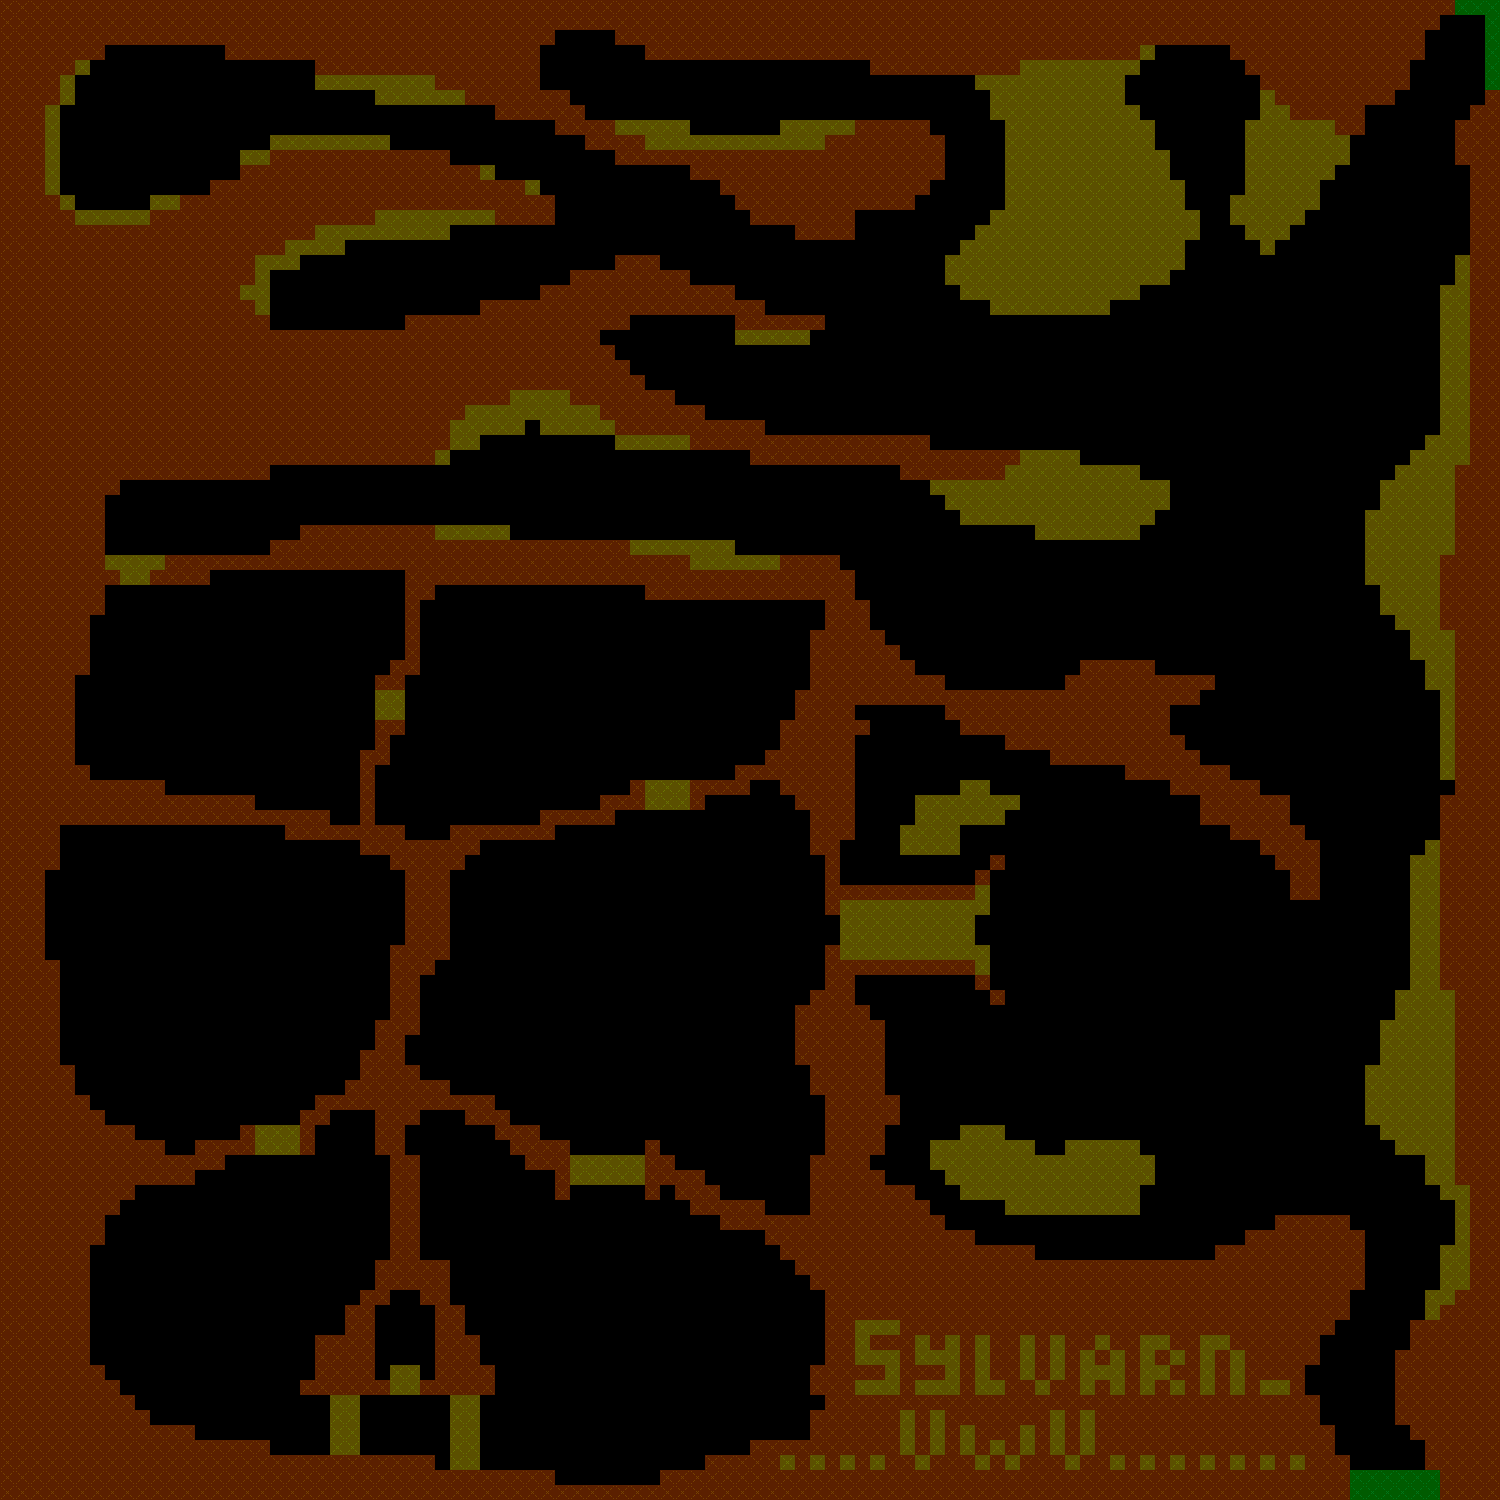

A level layout from a 2D game, rendered from its tile map. Below: a short description, then the map file with tile-grid data replaced by summaries:
An orthogonal 100x100 tile map with 15x15 px tiles, 3 tile layers (Basic, Collision, Slow Walk).

<map version="1.2" tiledversion="1.2.4" orientation="orthogonal" renderorder="right-down" width="100" height="100" tilewidth="15" tileheight="15" infinite="0" nextlayerid="4" nextobjectid="1">
 <tileset firstgid="1" source="tiles.tsx" />
 <layer id="1" name="Basic" width="100" height="100">
  <data>[10000 cells, 0 non-empty, 0 distinct tile ids]</data>
 </layer>
 <layer id="2" name="Collision" width="100" height="100">
  <data>[10000 cells, 3388 non-empty, 2 distinct tile ids]</data>
 </layer>
 <layer id="3" name="Slow Walk" width="100" height="100">
  <data>[10000 cells, 922 non-empty, 1 distinct tile ids]</data>
 </layer>
</map>